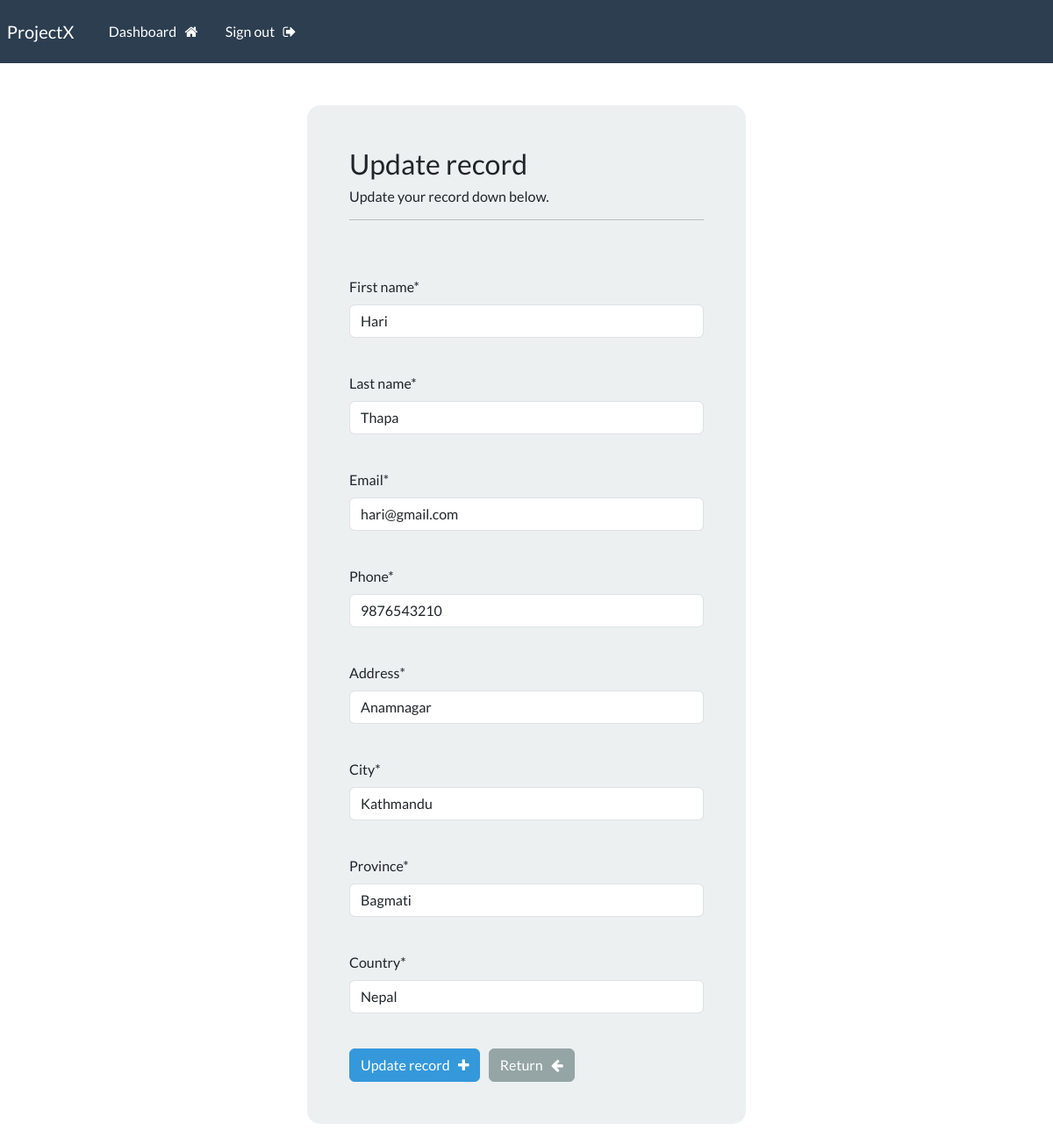
Screenshot of /updateRecord/2/ (signed in) with the database file from the repository.
### webapp/models.py (models this page shows, shortened)
class Record(models.Model):
    creation_date = models.DateTimeField(auto_now_add=True)
    first_name = models.CharField(max_length=100)
    last_name = models.CharField(max_length=100)
    email = models.CharField(max_length=255)
    phone = models.CharField(max_length=20)
    address = models.CharField(max_length=300)
    city = models.CharField(max_length=255)
    province = models.CharField(max_length=200)
    country = models.CharField(max_length=125)

### webapp/views.py (the view)
# urls.py: path('updateRecord/<int:pk>/',views.update_record,name="updateRecord"),
@login_required(login_url='login')
def update_record(request,pk):
    record = Record.objects.get(id=pk)
    form = UpdateRecordForm(instance=record)
    if request.method == "POST":
        form = UpdateRecordForm(request.POST,instance=record)
        if form.is_valid():
            form.save()
            messages.success(request,"Record updated successfully!!!")
            return redirect('dashboard')
    context = {'form':form}
    return render(request,'webapp/update-record.html',context)

### webapp/forms.py
class UpdateRecordForm(forms.ModelForm):
    class Meta:
        model = Record
        fields = ['first_name', 'last_name', 'email', 'phone', 'address', 'city', 'province', 'country']

### webapp/templates/webapp/update-record.html (shortened to what this page needs)
{% extends 'webapp/base.html' %}
{% load crispy_forms_tags %}
{% block content%}
<body>
  <div class="container bg-light shadow-md p-5 form-layout">
    <h3>Update record</h3>
    <h6>Update your record down below.</h6>
    <hr />
    <br />
    <form method="POST" autocomplete="off">
      <br />
      {{form.first_name|as_crispy_field}}
      <br />
      {{form.last_name|as_crispy_field}}
      <br />
      {{form.email|as_crispy_field}}
      <br />
      {{form.phone|as_crispy_field}}
      <br />
      {{form.address|as_crispy_field}}
      <br />
      {{form.city|as_crispy_field}}
      <br />
      {{form.province|as_crispy_field}}
      <br />
      {{form.country|as_crispy_field}}
      <br />
      <button type="submit" class="btn btn-info">
        Update record &nbsp; <i class="fa fa-plus" aria-hidden="true"></i>
      </button>
      <a href="{% url 'dashboard' %}" class="btn btn-secondary">
        Return &nbsp; <i class="fa fa-arrow-left" aria-hidden="true"></i>
      </a>
    </form>
  </div>
  <br />
</body>
{% endblock %}

### webapp/static/css/styles.css (style rules this page uses)
.form-layout { border-radius: 15px; width: 500px; }

### rows the page displays
Record: first_name "Hari", last_name "Thapa", email "hari@gmail.com", phone "9876543210", address "Anamnagar", city "Kathmandu", province "Bagmati", country "Nepal"
